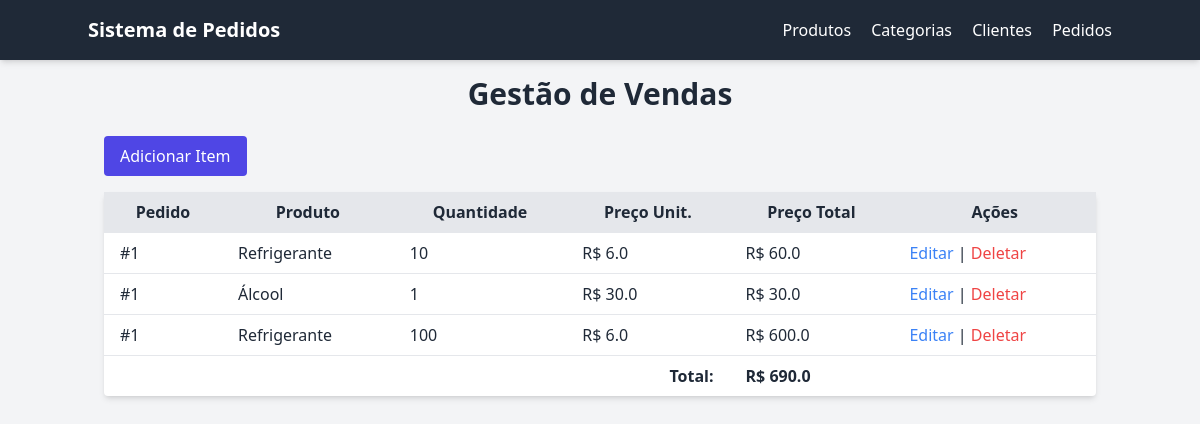
Page /order_items/1/list on the committed database.
### tables this page shows
CREATE TABLE order_items (
                id INTEGER PRIMARY KEY AUTOINCREMENT,
                order_id INTEGER,
                product_id INTEGER,
                quantity INTEGER,
                FOREIGN KEY (order_id) REFERENCES orders (id),
                FOREIGN KEY (product_id) REFERENCES products (id)
            );

CREATE TABLE products (
                id INTEGER PRIMARY KEY AUTOINCREMENT,
                name TEXT NOT NULL,
                price REAL NOT NULL,
                category_id INTEGER,
                FOREIGN KEY (category_id) REFERENCES categories (id)
            );

### main.py (the view)
@app.route('/order_items/<int:order_id>/list', methods=['GET', 'POST'])
def list_order_items(order_id):
    with sqlite3.connect(DATABASE) as conn:
        cur = conn.cursor()
        cur.execute('''
            SELECT order_items.id, order_items.order_id, products.name, order_items.quantity, products.price, (products.price * order_items.quantity) AS item_total_value
            FROM order_items
            LEFT JOIN products ON order_items.product_id = products.id
            WHERE order_items.order_id = {0}
        '''.format(order_id))
        order_items = cur.fetchall()
        cur.execute('''
            SELECT SUM(p.price * orit.quantity) AS total_value
            FROM order_items AS orit
            LEFT JOIN products AS p
            ON orit.product_id = p.id
            WHERE orit.order_id = {0}
            GROUP BY orit.order_id
        '''.format(order_id))
        total_value = cur.fetchone()
        cur.execute('SELECT purchase_done FROM orders WHERE id=?', (order_id,))
        purchase_done = cur.fetchone()
    return render_template('order_items/list.html', order_items=order_items, order_id=order_id, total_value = (total_value[0] if total_value else 0), order_status=purchase_done[0])

### templates/order_items/list.html (shortened to what this page needs)
{% extends 'base_tailwind.html' %}
{% block content %}
{% if order_status == 0 %}
<a href="{{ url_for('create_order_item', order_id=order_id) }}" class="bg-indigo-600 text-white px-4 py-2 rounded mb-4 inline-block">Adicionar Item</a>
{% endif %}
<table class="w-full table-auto bg-white shadow-md rounded">
  <thead class="bg-gray-200">
    <tr>
      <th class="px-4 py-2">Pedido</th>
      <th class="px-4 py-2">Produto</th>
      <th class="px-4 py-2">Quantidade</th>
      <th class="px-4 py-2">Preço Unit.</th>
      <th class="px-4 py-2">Preço Total</th>
      {% if order_status == 0 %}
      <th class="px-4 py-2">Ações</th>
      {% endif %}
    </tr>
  </thead>
  <tbody>
    {% for item in order_items %}
    <tr class="border-t">
      <td class="px-4 py-2">#{{ item[1] }}</td>
      <td class="px-4 py-2">{{ item[2] }}</td>
      <td class="px-4 py-2">{{ item[3] }}</td>
      <td class="px-4 py-2">R$ {{ item[4] }}</td>
      <td class="px-4 py-2">R$ {{ item[5] }}</td>
      {% if order_status == 0 %}
      <td class="px-4 py-2">
        <a href="{{ url_for('edit_order_item', item_id=item[0]) }}" class="text-blue-500">Editar</a> |
        <a href="{{ url_for('delete_order_item', item_id=item[0]) }}" class="text-red-500">Deletar</a>
      </td>
      {% endif %}
    </tr>
    {% endfor %}
    <tr class="border-t font-bold">
      <td colspan="4" class="px-4 py-2 text-right">Total:</td>
      <td class="px-4 py-2">R$ {{ total_value }}</td>
    </tr>
  </tbody>
</table>
{% endblock %}

### rows in the picture
order_items: order "1", name "Refrigerante", quantity "10", price "6.0", item "60.0"
order_items: order "1", name "Álcool", quantity "1", price "30.0", item "30.0"
order_items: order "1", name "Refrigerante", quantity "100", price "6.0", item "600.0"

### other values in the picture
{{ total_value }} "690.0"
